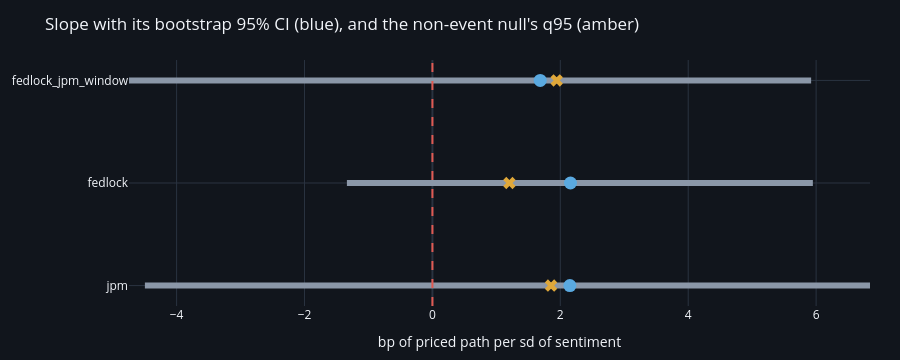

Notebook code for this chart:
### Code cell
fig = go.Figure()
for _, r in SUM.iterrows():
    fig.add_trace(go.Scatter(
        x=[r["boot_lo"], r["boot_hi"]], y=[r["arm"], r["arm"]],
        mode="lines", line=dict(color=GREY, width=6), showlegend=False))
    fig.add_trace(go.Scatter(x=[r["beta_bp_per_sd"]], y=[r["arm"]], mode="markers",
                             marker=dict(color=BLUE, size=13), showlegend=False))
    fig.add_trace(go.Scatter(x=[r["null_q95"]], y=[r["arm"]], mode="markers",
                             marker=dict(color=AMBER, size=11, symbol="x"),
                             showlegend=False))
fig.add_vline(x=0, line=dict(color=RED, width=2, dash="dash"))
style(fig, 360, "Slope with its bootstrap 95% CI (blue), and the non-event null's q95 (amber)")
fig.update_xaxes(title="bp of priced path per sd of sentiment")
fig.show()

### Figure 1 — Plotly figure (JSON) as saved in the notebook; plotly's stock layout.template omitted (floating-point values rounded to 4 significant figures)
{"data": [{"line": {"color": "#8b97a8", "width": 6}, "mode": "lines", "showlegend": false, "type": "scatter", "x": [-4.496, 6.843], "y": ["jpm", "jpm"]}, {"marker": {"color": "#5aa9e0", "size": 13}, "mode": "markers", "showlegend": false, "type": "scatter", "x": [2.15], "y": ["jpm"]}, {"marker": {"color": "#e0a83a", "size": 11, "symbol": "x"}, "mode": "markers", "showlegend": false, "type": "scatter", "x": [1.855], "y": ["jpm"]}, {"line": {"color": "#8b97a8", "width": 6}, "mode": "lines", "showlegend": false, "type": "scatter", "x": [-1.337, 5.949], "y": ["fedlock", "fedlock"]}, {"marker": {"color": "#5aa9e0", "size": 13}, "mode": "markers", "showlegend": false, "type": "scatter", "x": [2.159], "y": ["fedlock"]}, {"marker": {"color": "#e0a83a", "size": 11, "symbol": "x"}, "mode": "markers", "showlegend": false, "type": "scatter", "x": [1.204], "y": ["fedlock"]}, {"line": {"color": "#8b97a8", "width": 6}, "mode": "lines", "showlegend": false, "type": "scatter", "x": [-4.745, 5.922], "y": ["fedlock_jpm_window", "fedlock_jpm_window"]}, {"marker": {"color": "#5aa9e0", "size": 13}, "mode": "markers", "showlegend": false, "type": "scatter", "x": [1.686], "y": ["fedlock_jpm_window"]}, {"marker": {"color": "#e0a83a", "size": 11, "symbol": "x"}, "mode": "markers", "showlegend": false, "type": "scatter", "x": [1.943], "y": ["fedlock_jpm_window"]}], "layout": {"height": 360, "legend": {"orientation": "h", "x": 0, "y": 1.02, "yanchor": "bottom"}, "margin": {"b": 48, "l": 60, "r": 30, "t": 60}, "paper_bgcolor": "#11151c", "plot_bgcolor": "#11151c", "shapes": [{"line": {"color": "#e05a52", "dash": "dash", "width": 2}, "type": "line", "x0": 0, "x1": 0, "xref": "x", "y0": 0, "y1": 1, "yref": "y domain"}], "title": {"text": "Slope with its bootstrap 95% CI (blue), and the non-event null's q95 (amber)"}, "xaxis": {"gridcolor": "#2a3340", "title": {"text": "bp of priced path per sd of sentiment"}, "zerolinecolor": "#2a3340"}, "yaxis": {"gridcolor": "#2a3340", "zerolinecolor": "#2a3340"}}}
